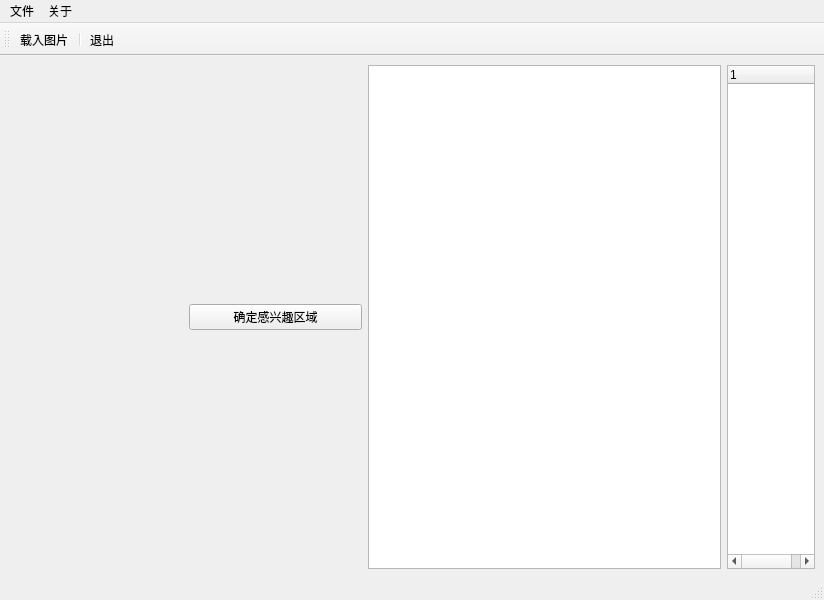
<?xml version="1.0" encoding="UTF-8"?>
<ui version="4.0">
 <class>ui_main_interface</class>
 <widget class="QMainWindow" name="ui_main_interface">
  <property name="geometry">
   <rect>
    <x>0</x>
    <y>0</y>
    <width>824</width>
    <height>600</height>
   </rect>
  </property>
  <property name="sizePolicy">
   <sizepolicy hsizetype="Preferred" vsizetype="Preferred">
    <horstretch>0</horstretch>
    <verstretch>0</verstretch>
   </sizepolicy>
  </property>
  <property name="windowTitle">
   <string>MainWindow</string>
  </property>
  <widget class="QWidget" name="centralwidget">
   <layout class="QHBoxLayout" name="horizontalLayout_2" stretch="4,4,1">
    <item>
     <layout class="QVBoxLayout" name="vertical_layout">
      <item>
       <layout class="QHBoxLayout" name="horizontalLayout">
        <item>
         <widget class="QLabel" name="lb_image_info">
          <property name="text">
           <string/>
          </property>
         </widget>
        </item>
        <item>
         <widget class="QPushButton" name="btn_roi_ok">
          <property name="text">
           <string>确定感兴趣区域</string>
          </property>
         </widget>
        </item>
       </layout>
      </item>
     </layout>
    </item>
    <item>
     <widget class="QTableView" name="table_view"/>
    </item>
    <item>
     <widget class="QTreeWidget" name="tree_widget">
      <column>
       <property name="text">
        <string notr="true">1</string>
       </property>
      </column>
     </widget>
    </item>
   </layout>
  </widget>
  <widget class="QMenuBar" name="menubar">
   <property name="geometry">
    <rect>
     <x>0</x>
     <y>0</y>
     <width>824</width>
     <height>26</height>
    </rect>
   </property>
   <widget class="QMenu" name="menuFile">
    <property name="title">
     <string>文件</string>
    </property>
    <addaction name="act_load_image"/>
    <addaction name="act_exit"/>
   </widget>
   <widget class="QMenu" name="menuabout">
    <property name="title">
     <string>关于</string>
    </property>
   </widget>
   <addaction name="menuFile"/>
   <addaction name="menuabout"/>
  </widget>
  <widget class="QStatusBar" name="statusbar"/>
  <widget class="QToolBar" name="toolBar">
   <property name="windowTitle">
    <string>toolBar</string>
   </property>
   <property name="toolButtonStyle">
    <enum>Qt::ToolButtonTextUnderIcon</enum>
   </property>
   <attribute name="toolBarArea">
    <enum>TopToolBarArea</enum>
   </attribute>
   <attribute name="toolBarBreak">
    <bool>false</bool>
   </attribute>
   <addaction name="act_load_image"/>
   <addaction name="separator"/>
   <addaction name="act_exit"/>
  </widget>
  <action name="act_exit">
   <property name="icon">
    <iconset resource="../icon/rec.qrc">
     <normaloff>:/icons/act_quit_triggered.ico</normaloff>:/icons/act_quit_triggered.ico</iconset>
   </property>
   <property name="text">
    <string>退出</string>
   </property>
   <property name="toolTip">
    <string>exit_soft</string>
   </property>
  </action>
  <action name="act_load_image">
   <property name="icon">
    <iconset resource="../icon/rec.qrc">
     <normaloff>:/icons/act_load_img_triggered.gif</normaloff>:/icons/act_load_img_triggered.gif</iconset>
   </property>
   <property name="text">
    <string>载入图片</string>
   </property>
  </action>
 </widget>
 <resources>
  <include location="../icon/rec.qrc"/>
 </resources>
 <connections/>
</ui>
